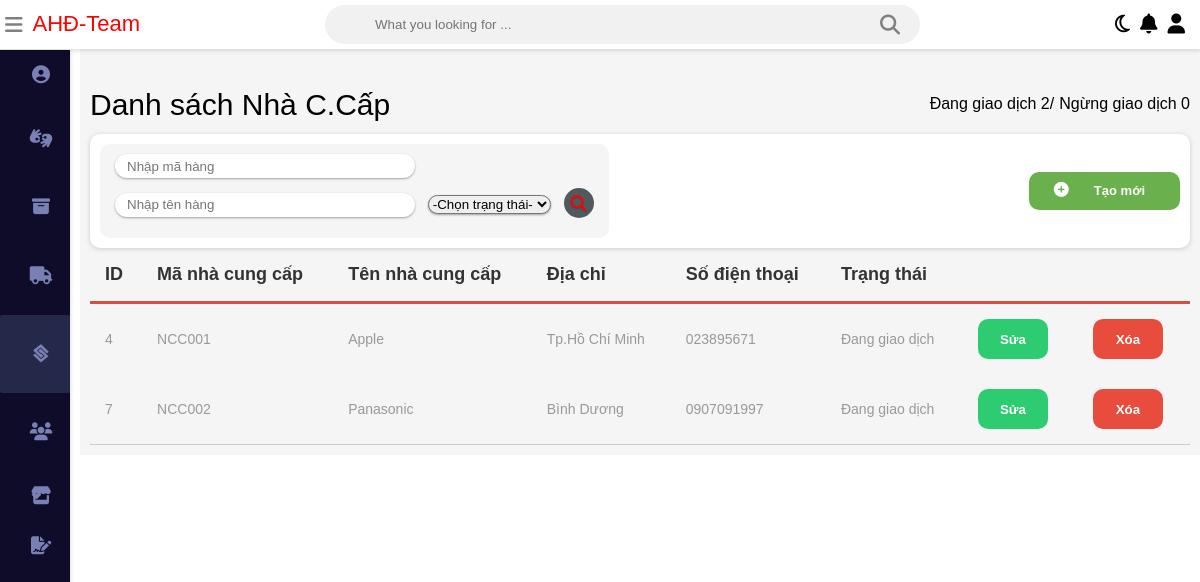
Page /QuanLyHangHoa/admin/supplier.php on the committed database.
### tables this page shows
CREATE TABLE `nhacungcap` (
  `id` int(11) NOT NULL,
  `maNCC` varchar(256) NOT NULL,
  `tenNCC` varchar(256) NOT NULL,
  `diachi` varchar(256) NOT NULL,
  `sdt` int(12) NOT NULL,
  `status` int(2) NOT NULL
);

### QuanLyHangHoa/database/database.php (called while the page is built, shortened)
<?php
    $db = new database(HOST, DB_USER, DB_PASSWORD, DB_NAME);
    class database {
        public $connection;
        function __construct($host, $db_user, $db_pass, $db_name){
            $this->connection = new mysqli($host, $db_user, $db_pass, $db_name);
        }
        function getData($sql){
            $result = $this->connection->query($sql);
            $data = [];
            if($result->num_rows > 0){
                while($row = $result->fetch_assoc()){
                    $data[] = $row;
                }
            }
            return $data;
        }
    }
?>

### QuanLyHangHoa/admin/supplier.php (the view, shortened to what this page needs)
<?php
	require_once('../database/database.php');
    $sql = "select * from nhacungcap where status = 1";
    $dataListHH = $db->getData($sql);
    $numHH = count($dataListHH);
?>
<?php
	 $sqlQQ = "select * from nhacungcap where status = 2";
	 $dataListHHQQ = $db->getData($sqlQQ);
	 $numHHQQ = count($dataListHHQQ);
?>
<!DOCTYPE html>
<html>
<head>
<link rel="stylesheet" type="text/css"
	href="../static/css/main.css">
<link rel="stylesheet"
	href="https://stackpath.bootstrapcdn.com/font-awesome/4.7.0/css/font-awesome.min.css">
<link rel="stylesheet"
	href="../static/css/_grid.css">
<link rel="stylesheet"
	href="../static/css/owl.carousel.min.css">
<link rel="stylesheet"
	href="../static/css/owl.theme.default.min.css">
</head>
<body class="body">
	<div class="wrapper">
		<div class="nav d-flex">
			<div class="nav__left d-flex">
				<div class="nav__left--icon">
					<i class="fa fa-bars" aria-hidden="true"></i>
				</div>
				<div class="nav__left--loo" style="color: red;">AHĐ-Team</div>
			</div>
			<div class="nav__search">
				<input class="search" type="text"
					placeholder="What you looking for ..."><i
					class="fa fa-search" aria-hidden="true"></i>
			</div>
			<ul class="nav__right d-flex">
				<li class="nav__right--item"><a class="nav__right--link"><i
						class="fa fa-moon-o" aria-hidden="true"></i></a></li>
				<li class="nav__right--item"><a class="nav__right--link"><i
						class="fa fa-bell" aria-hidden="true"></i></a></li>
				<li class="nav__right--item"><a
					class="nav__right--link dropdown1"><i class="fa fa-user"
						aria-hidden="true"></i></a>
					</li>
			</ul>
		</div>
		<div class="sidebar">
			<ul class="sidebar__nav">
				<li class="sidebar__nav--item"><a class="sidebar__nav--link"
					href="admin.php">
						<div class="sidebar__nav--icon">
							<i class="fas fa-user-circle" aria-hidden="true"></i>
						</div> <span>Trang chủ</span>
				</a></li>
				<li class="sidebar__nav--item"><a class="sidebar__nav--link"
					href="commodity.php">
						<div class="sidebar__nav--icon">
							<i class="fa fa-american-sign-language-interpreting"
								aria-hidden="true"></i>
						</div> <span>Quản Lý Hàng Hóa</span>
				</a></li>
				<li class="sidebar__nav--item"><a class="sidebar__nav--link"
					href="warehouse.php">
						<div class="sidebar__nav--icon">
							<i class="fa fa-archive" aria-hidden="true"></i>
						</div> <span>Quản Lý Kho</span>
				</a></li>
				<li class="sidebar__nav--item"><a class="sidebar__nav--link"
					href="customer.php">
						<div class="sidebar__nav--icon">
							<i class="fa fa-truck" aria-hidden="true"></i>
						</div> <span>Quản Lý Đại Lý</span>
				</a></li>
				<li class="sidebar__nav--item"><a
					class="sidebar__nav--link acitve">
						<div class="sidebar__nav--icon">
							<i class="fab fa-staylinked"></i>
						</div> <span>Quản Lý Nhà C.Cấp</span>
				</a></li>
				<li class="sidebar__nav--item"><a class="sidebar__nav--link"
					href="user.php">
						<div class="sidebar__nav--icon">
							<i class="fa fa-users" aria-hidden="true"></i>
						</div> <span>Quản Lý Nhân Viên</span>
				</a></li>
				<li class="sidebar__nav--item" data-block="id1"><a
					class="sidebar__nav--link ">
						<div class="sidebar__nav--icon">
							<i class="fas fa-store"></i>
						</div> <span>Kho</span>
						<div class="icon">
							<i class="fa fa-caret-down" aria-hidden="true"></i>
						</div>
				</a>
					</li>
				<li class="sidebar__nav--item" data-block="id2"><a
					class="sidebar__nav--link">
						<div class="sidebar__nav--icon">
							<i class="fas fa-file-signature"></i>
						</div> <span>Thống Kê</span>
						<div class="icon">
							<i class="fa fa-caret-down" aria-hidden="true"></i>
						</div>
				</a>
					</li>
			</ul>
		</div>
		<div class="table">
			<div class="table__txt d-flex">
				<div class="table__txt--title">
					<h2>Danh sách Nhà C.Cấp</h2>
				</div>
				<ul class="table__txt--link">
					<li class="table__txt--item"><a style="font-size: 16px; color: black;" href="supplier.php">Đang giao dịch <?php echo $numHH;?>/</a></li></br>
					<li class="table__txt--item"><a style="font-size: 16px; color: black;" href="supplier.php">Ngừng giao dịch <?php echo $numHHQQ;?></a></li>
				</ul>
			</div>
			<div class="table__top d-flex">
			<form action="" method="POST">
					<div class="table__top--filter">
						<input style="width: 300px; height: 20px;" type="text"
							name="matk" value="" placeholder="Nhập mã hàng">
						<div class="table__search" style="margin: 1rem 0;">
							<input style="width: 300px; height: 20px;" type="text"
								name="tentk" value="" placeholder="Nhập tên hàng">
								<select name="trangthaitk" id="" aria-placeholder="Trạng thái">
								<option value="0">-Chọn trạng thái-</option>
							</select>
							<button name="timkiem" style="color: red;">
							<i class="fa fa-search" aria-hidden="true"></i>
							</button>
						</div>
					</div>
				</form>
				<div class="table__top--add">
					<i class="fa fa-plus-circle" aria-hidden="true"></i><a
						class="btn btn-link1" href="./supplier/add-supplier.php">Tạo mới</a>
				</div>
			</div>
			<div class="table__main">
				<table>
					<thead>
						<tr>
							<th>ID</th>
							<th>Mã nhà cung cấp</th>
							<th>Tên nhà cung cấp</th>
							<th>Địa chỉ</th>
							<th>Số điện thoại</th>
							<th>Trạng thái</th>
							<th></th>
							<th></th>
						</tr>
					</thead>
					<tbody>
					<?php foreach($dataListHH as $row){?>
							<tr>
								<td><?php echo $row['id'];?></td>
								<td><?php echo $row['maNCC'];?></td>
								<td><?php echo $row['tenNCC'];?></td>
								<td><?php echo $row['diachi'];?></td>
								<?php $tg = $row['sdt'];?>
								<td><?php echo "0"."$tg";?></td>
								<?php if($row["status"] == 1){ ?>
									<td>Đang giao dịch</td>
									<?php } elseif($row["status"] == 2){?>
									<td>Ngừng giao dịch</td>
								<?php } ?>
								<td class="edit"><a href="./supplier/edit-supplier.php?id=<?php echo $row['id'];?>">
										<button id="edit">Sửa</button>
								</a></td>
								<td class="delete"><a
								href="./supplier/delete-supplier.php?id=<?php echo $row['id'];?>"
								onclick="return window.confirm('Bạn có muốn xóa <?php echo $row['tenNCC'];?> không?');">
										<button id="delete">Xóa</button>
								</a></td>
							</tr>
							<?php }?>
					</tbody>
				</table>
			</div>
		</div>
	</div>
</body>
</html>

### QuanLyHangHoa/static/css/_grid.css (style rules this page uses)
*, *::before, *::after { box-sizing: border-box; margin: 0; padding: 0; }
.d-flex { display: flex; align-items: center; }
.wrapper { max-width: 100%; display: block; }

### rows in the picture
nhacungcap: id "4", maNCC "NCC001", tenNCC "Apple", diachi "Tp.Hồ Chí Minh", sdt "23895671", status "Đang giao dịch"
nhacungcap: id "7", maNCC "NCC002", tenNCC "Panasonic", diachi "Bình Dương", sdt "907091997", status "Đang giao dịch"

### other values in the picture
$numHH "2"
$numHHQQ "0"
